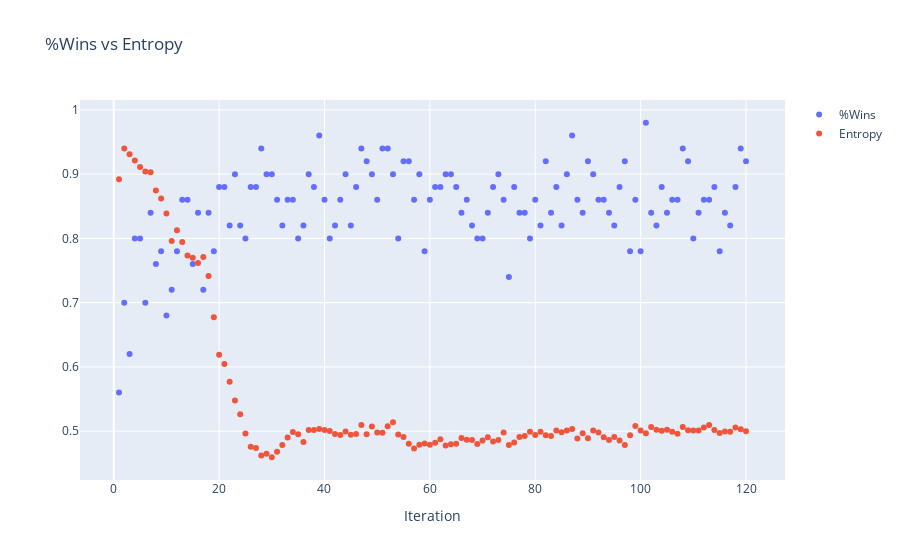

Source (notebook cell):
### Markdown cell above
# SumBoard reward, 1 epoch, entropy loss 1e-4

### Code cell
model4 =pd.read_csv('models/not_random_sumboardTrue_0001lr_2epoch_1e4entropy_64bs.csv')
plot_wins_entropy(model4)
